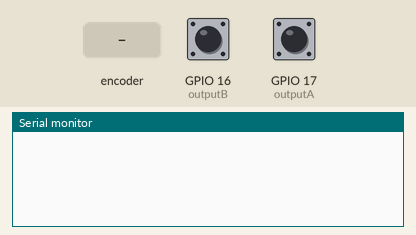
Recording of a sketch running on a simulated ESP32. Shown: the last lines printed to the serial monitor. The inputs (shaded band) are chosen by the test bench; at power-on: GPIO 16 (outputB) HIGH, GPIO 17 (outputA) HIGH.

Above: at 1.2 s.
1.3 s: rotary encoder on GPIO 17 (outputA) / GPIO 16 (outputB) turned 1 step (first pin leading)
At 1.9 s:
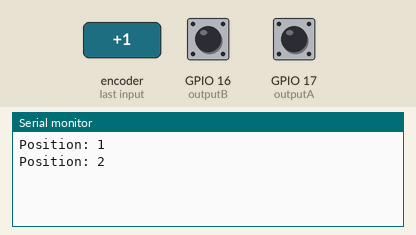
3.0 s: rotary encoder on GPIO 17 (outputA) / GPIO 16 (outputB) turned 1 step (first pin leading)
At 4.4 s:
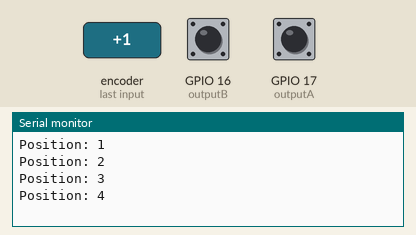
Timing chart, 0 to 6.0 s (numbered marks = the images above; inputs shaded):
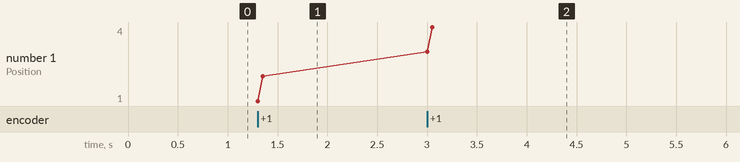

The sketch:

one-encoder-testing.ino
```cpp
#define outputA 17
#define outputB 16

volatile int counter = 0;
volatile int aLastState;

void IRAM_ATTR handleEncoder() {
  int aState = digitalRead(outputA);
  if (aState != aLastState) {
    if (digitalRead(outputB) != aState) {
      counter++;
    } else {
      counter--;
    }
  }
  aLastState = aState;
}


void setup() {
  pinMode(outputA, INPUT);
  pinMode(outputB, INPUT);
  Serial.begin(9600);
  aLastState = digitalRead(outputA);
  attachInterrupt(digitalPinToInterrupt(outputA), handleEncoder, CHANGE);
}

void loop() {
  static int lastCounter = 0;
  if (lastCounter != counter) {
    Serial.print("Position: ");
    Serial.println(counter);
    lastCounter = counter;
  }
}
```

Measured:
- after the input at 1.3 s, the serial monitor: prints a new line at once (image 1)
- after the input at 3.0 s, the serial monitor: prints a new line at once (image 2)
- plotted number 1: 2 → 4 after the input at 3.0 s
